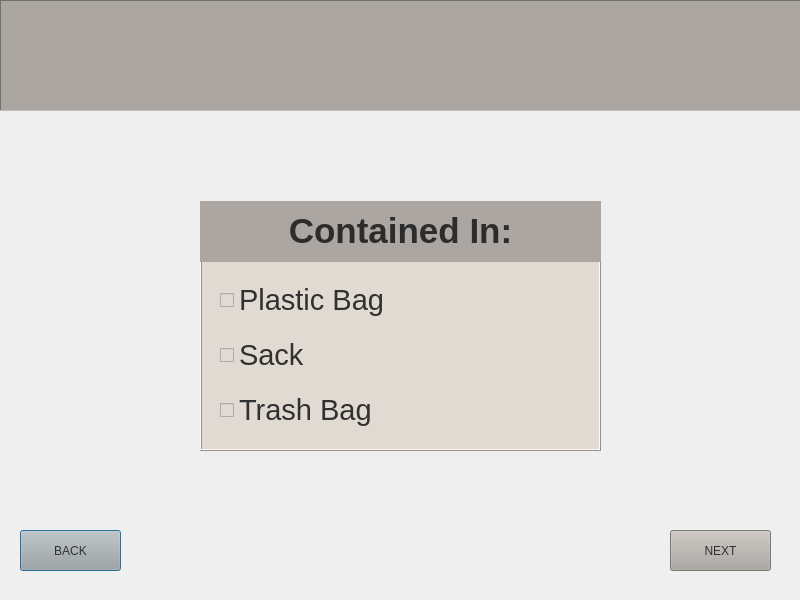
<?xml version="1.0" encoding="UTF-8"?>
<ui version="4.0">
 <class>ContainerChoose</class>
 <widget class="QDialog" name="ContainerChoose">
  <property name="enabled">
   <bool>true</bool>
  </property>
  <property name="geometry">
   <rect>
    <x>0</x>
    <y>0</y>
    <width>800</width>
    <height>600</height>
   </rect>
  </property>
  <property name="sizePolicy">
   <sizepolicy hsizetype="Fixed" vsizetype="Fixed">
    <horstretch>0</horstretch>
    <verstretch>0</verstretch>
   </sizepolicy>
  </property>
  <property name="maximumSize">
   <size>
    <width>800</width>
    <height>600</height>
   </size>
  </property>
  <property name="windowTitle">
   <string>Dialog</string>
  </property>
  <widget class="QPushButton" name="BACK2">
   <property name="geometry">
    <rect>
     <x>20</x>
     <y>530</y>
     <width>101</width>
     <height>41</height>
    </rect>
   </property>
   <property name="palette">
    <palette>
     <active>
      <colorrole role="WindowText">
       <brush brushstyle="SolidPattern">
        <color alpha="255">
         <red>49</red>
         <green>49</green>
         <blue>49</blue>
        </color>
       </brush>
      </colorrole>
      <colorrole role="Button">
       <brush brushstyle="SolidPattern">
        <color alpha="255">
         <red>224</red>
         <green>218</green>
         <blue>211</blue>
        </color>
       </brush>
      </colorrole>
      <colorrole role="Text">
       <brush brushstyle="SolidPattern">
        <color alpha="255">
         <red>49</red>
         <green>49</green>
         <blue>49</blue>
        </color>
       </brush>
      </colorrole>
      <colorrole role="BrightText">
       <brush brushstyle="SolidPattern">
        <color alpha="255">
         <red>85</red>
         <green>85</green>
         <blue>127</blue>
        </color>
       </brush>
      </colorrole>
      <colorrole role="ButtonText">
       <brush brushstyle="SolidPattern">
        <color alpha="255">
         <red>49</red>
         <green>49</green>
         <blue>49</blue>
        </color>
       </brush>
      </colorrole>
      <colorrole role="Base">
       <brush brushstyle="SolidPattern">
        <color alpha="255">
         <red>224</red>
         <green>218</green>
         <blue>211</blue>
        </color>
       </brush>
      </colorrole>
      <colorrole role="Window">
       <brush brushstyle="SolidPattern">
        <color alpha="255">
         <red>224</red>
         <green>218</green>
         <blue>211</blue>
        </color>
       </brush>
      </colorrole>
      <colorrole role="Accent">
       <brush brushstyle="SolidPattern">
        <color alpha="255">
         <red>85</red>
         <green>85</green>
         <blue>127</blue>
        </color>
       </brush>
      </colorrole>
     </active>
     <inactive>
      <colorrole role="WindowText">
       <brush brushstyle="SolidPattern">
        <color alpha="255">
         <red>49</red>
         <green>49</green>
         <blue>49</blue>
        </color>
       </brush>
      </colorrole>
      <colorrole role="Button">
       <brush brushstyle="SolidPattern">
        <color alpha="255">
         <red>224</red>
         <green>218</green>
         <blue>211</blue>
        </color>
       </brush>
      </colorrole>
      <colorrole role="Text">
       <brush brushstyle="SolidPattern">
        <color alpha="255">
         <red>49</red>
         <green>49</green>
         <blue>49</blue>
        </color>
       </brush>
      </colorrole>
      <colorrole role="BrightText">
       <brush brushstyle="SolidPattern">
        <color alpha="255">
         <red>85</red>
         <green>85</green>
         <blue>127</blue>
        </color>
       </brush>
      </colorrole>
      <colorrole role="ButtonText">
       <brush brushstyle="SolidPattern">
        <color alpha="255">
         <red>49</red>
         <green>49</green>
         <blue>49</blue>
        </color>
       </brush>
      </colorrole>
      <colorrole role="Base">
       <brush brushstyle="SolidPattern">
        <color alpha="255">
         <red>224</red>
         <green>218</green>
         <blue>211</blue>
        </color>
       </brush>
      </colorrole>
      <colorrole role="Window">
       <brush brushstyle="SolidPattern">
        <color alpha="255">
         <red>224</red>
         <green>218</green>
         <blue>211</blue>
        </color>
       </brush>
      </colorrole>
      <colorrole role="Accent">
       <brush brushstyle="SolidPattern">
        <color alpha="255">
         <red>85</red>
         <green>85</green>
         <blue>127</blue>
        </color>
       </brush>
      </colorrole>
     </inactive>
     <disabled>
      <colorrole role="Button">
       <brush brushstyle="SolidPattern">
        <color alpha="255">
         <red>224</red>
         <green>218</green>
         <blue>211</blue>
        </color>
       </brush>
      </colorrole>
      <colorrole role="BrightText">
       <brush brushstyle="SolidPattern">
        <color alpha="255">
         <red>85</red>
         <green>85</green>
         <blue>127</blue>
        </color>
       </brush>
      </colorrole>
      <colorrole role="Base">
       <brush brushstyle="SolidPattern">
        <color alpha="255">
         <red>224</red>
         <green>218</green>
         <blue>211</blue>
        </color>
       </brush>
      </colorrole>
      <colorrole role="Window">
       <brush brushstyle="SolidPattern">
        <color alpha="255">
         <red>224</red>
         <green>218</green>
         <blue>211</blue>
        </color>
       </brush>
      </colorrole>
      <colorrole role="Accent">
       <brush brushstyle="SolidPattern">
        <color alpha="255">
         <red>85</red>
         <green>85</green>
         <blue>127</blue>
        </color>
       </brush>
      </colorrole>
     </disabled>
    </palette>
   </property>
   <property name="cursor">
    <cursorShape>PointingHandCursor</cursorShape>
   </property>
   <property name="styleSheet">
    <string notr="true">background-color: rgb(171, 166, 161);</string>
   </property>
   <property name="text">
    <string>BACK</string>
   </property>
  </widget>
  <widget class="QWidget" name="verticalLayoutWidget">
   <property name="geometry">
    <rect>
     <x>0</x>
     <y>0</y>
     <width>801</width>
     <height>111</height>
    </rect>
   </property>
   <layout class="QVBoxLayout" name="verticalLayout">
    <item>
     <widget class="QLabel" name="null_2">
      <property name="font">
       <font>
        <family>Tw Cen MT Condensed</family>
        <pointsize>36</pointsize>
       </font>
      </property>
      <property name="styleSheet">
       <string notr="true">background-color: rgb(171, 166, 161);</string>
      </property>
      <property name="frameShape">
       <enum>QFrame::Panel</enum>
      </property>
      <property name="frameShadow">
       <enum>QFrame::Sunken</enum>
      </property>
      <property name="text">
       <string/>
      </property>
      <property name="alignment">
       <set>Qt::AlignCenter</set>
      </property>
     </widget>
    </item>
   </layout>
  </widget>
  <widget class="QWidget" name="verticalLayoutWidget_2">
   <property name="geometry">
    <rect>
     <x>200</x>
     <y>120</y>
     <width>401</width>
     <height>411</height>
    </rect>
   </property>
   <layout class="QVBoxLayout" name="verticalLayout_2">
    <item>
     <spacer name="spacertop">
      <property name="orientation">
       <enum>Qt::Vertical</enum>
      </property>
      <property name="sizeHint" stdset="0">
       <size>
        <width>20</width>
        <height>40</height>
       </size>
      </property>
     </spacer>
    </item>
    <item>
     <widget class="QFrame" name="contains">
      <property name="enabled">
       <bool>true</bool>
      </property>
      <property name="sizePolicy">
       <sizepolicy hsizetype="Preferred" vsizetype="Preferred">
        <horstretch>0</horstretch>
        <verstretch>0</verstretch>
       </sizepolicy>
      </property>
      <property name="minimumSize">
       <size>
        <width>100</width>
        <height>250</height>
       </size>
      </property>
      <property name="styleSheet">
       <string notr="true">background-color: rgb(224, 218, 211);</string>
      </property>
      <property name="frameShape">
       <enum>QFrame::Box</enum>
      </property>
      <property name="frameShadow">
       <enum>QFrame::Raised</enum>
      </property>
      <widget class="QFrame" name="boxname">
       <property name="geometry">
        <rect>
         <x>0</x>
         <y>0</y>
         <width>401</width>
         <height>61</height>
        </rect>
       </property>
       <property name="styleSheet">
        <string notr="true">background-color: rgb(171, 166, 161);</string>
       </property>
       <property name="frameShape">
        <enum>QFrame::Box</enum>
       </property>
       <property name="frameShadow">
        <enum>QFrame::Raised</enum>
       </property>
       <widget class="QLabel" name="containedin">
        <property name="geometry">
         <rect>
          <x>0</x>
          <y>0</y>
          <width>401</width>
          <height>61</height>
         </rect>
        </property>
        <property name="font">
         <font>
          <pointsize>26</pointsize>
          <bold>true</bold>
         </font>
        </property>
        <property name="text">
         <string>&lt;html&gt;&lt;head/&gt;&lt;body&gt;&lt;p&gt;&lt;span style=&quot; color:#2c2c2c;&quot;&gt;Contained In:&lt;/span&gt;&lt;/p&gt;&lt;/body&gt;&lt;/html&gt;</string>
        </property>
        <property name="alignment">
         <set>Qt::AlignCenter</set>
        </property>
       </widget>
      </widget>
      <widget class="QWidget" name="gridLayoutWidget">
       <property name="geometry">
        <rect>
         <x>20</x>
         <y>70</y>
         <width>361</width>
         <height>171</height>
        </rect>
       </property>
       <layout class="QGridLayout" name="checkboxspacer">
        <item row="0" column="0">
         <widget class="QCheckBox" name="plasticbags">
          <property name="palette">
           <palette>
            <active>
             <colorrole role="WindowText">
              <brush brushstyle="SolidPattern">
               <color alpha="255">
                <red>49</red>
                <green>49</green>
                <blue>49</blue>
               </color>
              </brush>
             </colorrole>
             <colorrole role="Button">
              <brush brushstyle="SolidPattern">
               <color alpha="255">
                <red>224</red>
                <green>218</green>
                <blue>211</blue>
               </color>
              </brush>
             </colorrole>
             <colorrole role="Text">
              <brush brushstyle="SolidPattern">
               <color alpha="255">
                <red>49</red>
                <green>49</green>
                <blue>49</blue>
               </color>
              </brush>
             </colorrole>
             <colorrole role="BrightText">
              <brush brushstyle="SolidPattern">
               <color alpha="255">
                <red>85</red>
                <green>85</green>
                <blue>127</blue>
               </color>
              </brush>
             </colorrole>
             <colorrole role="ButtonText">
              <brush brushstyle="SolidPattern">
               <color alpha="255">
                <red>49</red>
                <green>49</green>
                <blue>49</blue>
               </color>
              </brush>
             </colorrole>
             <colorrole role="Base">
              <brush brushstyle="SolidPattern">
               <color alpha="255">
                <red>224</red>
                <green>218</green>
                <blue>211</blue>
               </color>
              </brush>
             </colorrole>
             <colorrole role="Window">
              <brush brushstyle="SolidPattern">
               <color alpha="255">
                <red>224</red>
                <green>218</green>
                <blue>211</blue>
               </color>
              </brush>
             </colorrole>
             <colorrole role="Accent">
              <brush brushstyle="SolidPattern">
               <color alpha="255">
                <red>85</red>
                <green>85</green>
                <blue>127</blue>
               </color>
              </brush>
             </colorrole>
            </active>
            <inactive>
             <colorrole role="WindowText">
              <brush brushstyle="SolidPattern">
               <color alpha="255">
                <red>49</red>
                <green>49</green>
                <blue>49</blue>
               </color>
              </brush>
             </colorrole>
             <colorrole role="Button">
              <brush brushstyle="SolidPattern">
               <color alpha="255">
                <red>224</red>
                <green>218</green>
                <blue>211</blue>
               </color>
              </brush>
             </colorrole>
             <colorrole role="Text">
              <brush brushstyle="SolidPattern">
               <color alpha="255">
                <red>49</red>
                <green>49</green>
                <blue>49</blue>
               </color>
              </brush>
             </colorrole>
             <colorrole role="BrightText">
              <brush brushstyle="SolidPattern">
               <color alpha="255">
                <red>85</red>
                <green>85</green>
                <blue>127</blue>
               </color>
              </brush>
             </colorrole>
             <colorrole role="ButtonText">
              <brush brushstyle="SolidPattern">
               <color alpha="255">
                <red>49</red>
                <green>49</green>
                <blue>49</blue>
               </color>
              </brush>
             </colorrole>
             <colorrole role="Base">
              <brush brushstyle="SolidPattern">
               <color alpha="255">
                <red>224</red>
                <green>218</green>
                <blue>211</blue>
               </color>
              </brush>
             </colorrole>
             <colorrole role="Window">
              <brush brushstyle="SolidPattern">
               <color alpha="255">
                <red>224</red>
                <green>218</green>
                <blue>211</blue>
               </color>
              </brush>
             </colorrole>
             <colorrole role="Accent">
              <brush brushstyle="SolidPattern">
               <color alpha="255">
                <red>85</red>
                <green>85</green>
                <blue>127</blue>
               </color>
              </brush>
             </colorrole>
            </inactive>
            <disabled>
             <colorrole role="Button">
              <brush brushstyle="SolidPattern">
               <color alpha="255">
                <red>224</red>
                <green>218</green>
                <blue>211</blue>
               </color>
              </brush>
             </colorrole>
             <colorrole role="BrightText">
              <brush brushstyle="SolidPattern">
               <color alpha="255">
                <red>85</red>
                <green>85</green>
                <blue>127</blue>
               </color>
              </brush>
             </colorrole>
             <colorrole role="Base">
              <brush brushstyle="SolidPattern">
               <color alpha="255">
                <red>224</red>
                <green>218</green>
                <blue>211</blue>
               </color>
              </brush>
             </colorrole>
             <colorrole role="Window">
              <brush brushstyle="SolidPattern">
               <color alpha="255">
                <red>224</red>
                <green>218</green>
                <blue>211</blue>
               </color>
              </brush>
             </colorrole>
             <colorrole role="Accent">
              <brush brushstyle="SolidPattern">
               <color alpha="255">
                <red>85</red>
                <green>85</green>
                <blue>127</blue>
               </color>
              </brush>
             </colorrole>
            </disabled>
           </palette>
          </property>
          <property name="font">
           <font>
            <pointsize>22</pointsize>
           </font>
          </property>
          <property name="text">
           <string>Plastic Bag</string>
          </property>
         </widget>
        </item>
        <item row="1" column="0">
         <widget class="QCheckBox" name="sacks">
          <property name="palette">
           <palette>
            <active>
             <colorrole role="WindowText">
              <brush brushstyle="SolidPattern">
               <color alpha="255">
                <red>49</red>
                <green>49</green>
                <blue>49</blue>
               </color>
              </brush>
             </colorrole>
             <colorrole role="Button">
              <brush brushstyle="SolidPattern">
               <color alpha="255">
                <red>224</red>
                <green>218</green>
                <blue>211</blue>
               </color>
              </brush>
             </colorrole>
             <colorrole role="Text">
              <brush brushstyle="SolidPattern">
               <color alpha="255">
                <red>49</red>
                <green>49</green>
                <blue>49</blue>
               </color>
              </brush>
             </colorrole>
             <colorrole role="BrightText">
              <brush brushstyle="SolidPattern">
               <color alpha="255">
                <red>85</red>
                <green>85</green>
                <blue>127</blue>
               </color>
              </brush>
             </colorrole>
             <colorrole role="ButtonText">
              <brush brushstyle="SolidPattern">
               <color alpha="255">
                <red>49</red>
                <green>49</green>
                <blue>49</blue>
               </color>
              </brush>
             </colorrole>
             <colorrole role="Base">
              <brush brushstyle="SolidPattern">
               <color alpha="255">
                <red>224</red>
                <green>218</green>
                <blue>211</blue>
               </color>
              </brush>
             </colorrole>
             <colorrole role="Window">
              <brush brushstyle="SolidPattern">
               <color alpha="255">
                <red>224</red>
                <green>218</green>
                <blue>211</blue>
               </color>
              </brush>
             </colorrole>
             <colorrole role="Accent">
              <brush brushstyle="SolidPattern">
               <color alpha="255">
                <red>85</red>
                <green>85</green>
                <blue>127</blue>
               </color>
              </brush>
             </colorrole>
            </active>
            <inactive>
             <colorrole role="WindowText">
              <brush brushstyle="SolidPattern">
               <color alpha="255">
                <red>49</red>
                <green>49</green>
                <blue>49</blue>
               </color>
              </brush>
             </colorrole>
             <colorrole role="Button">
              <brush brushstyle="SolidPattern">
               <color alpha="255">
                <red>224</red>
                <green>218</green>
                <blue>211</blue>
               </color>
              </brush>
             </colorrole>
             <colorrole role="Text">
              <brush brushstyle="SolidPattern">
               <color alpha="255">
                <red>49</red>
                <green>49</green>
                <blue>49</blue>
               </color>
              </brush>
             </colorrole>
             <colorrole role="BrightText">
              <brush brushstyle="SolidPattern">
               <color alpha="255">
                <red>85</red>
                <green>85</green>
                <blue>127</blue>
               </color>
              </brush>
             </colorrole>
             <colorrole role="ButtonText">
              <brush brushstyle="SolidPattern">
               <color alpha="255">
                <red>49</red>
                <green>49</green>
                <blue>49</blue>
               </color>
              </brush>
             </colorrole>
             <colorrole role="Base">
              <brush brushstyle="SolidPattern">
               <color alpha="255">
                <red>224</red>
                <green>218</green>
                <blue>211</blue>
               </color>
              </brush>
             </colorrole>
             <colorrole role="Window">
              <brush brushstyle="SolidPattern">
               <color alpha="255">
                <red>224</red>
                <green>218</green>
                <blue>211</blue>
               </color>
              </brush>
             </colorrole>
             <colorrole role="Accent">
              <brush brushstyle="SolidPattern">
               <color alpha="255">
                <red>85</red>
                <green>85</green>
                <blue>127</blue>
               </color>
              </brush>
             </colorrole>
            </inactive>
            <disabled>
             <colorrole role="Button">
              <brush brushstyle="SolidPattern">
               <color alpha="255">
                <red>224</red>
                <green>218</green>
                <blue>211</blue>
               </color>
              </brush>
             </colorrole>
             <colorrole role="BrightText">
              <brush brushstyle="SolidPattern">
               <color alpha="255">
                <red>85</red>
                <green>85</green>
                <blue>127</blue>
               </color>
              </brush>
             </colorrole>
             <colorrole role="Base">
              <brush brushstyle="SolidPattern">
               <color alpha="255">
                <red>224</red>
                <green>218</green>
                <blue>211</blue>
               </color>
              </brush>
             </colorrole>
             <colorrole role="Window">
              <brush brushstyle="SolidPattern">
               <color alpha="255">
                <red>224</red>
                <green>218</green>
                <blue>211</blue>
               </color>
              </brush>
             </colorrole>
             <colorrole role="Accent">
              <brush brushstyle="SolidPattern">
               <color alpha="255">
                <red>85</red>
                <green>85</green>
                <blue>127</blue>
               </color>
              </brush>
             </colorrole>
            </disabled>
           </palette>
          </property>
          <property name="font">
           <font>
            <pointsize>22</pointsize>
           </font>
          </property>
          <property name="text">
           <string>Sack</string>
          </property>
         </widget>
        </item>
        <item row="2" column="0">
         <widget class="QCheckBox" name="checkBox">
          <property name="palette">
           <palette>
            <active>
             <colorrole role="WindowText">
              <brush brushstyle="SolidPattern">
               <color alpha="255">
                <red>49</red>
                <green>49</green>
                <blue>49</blue>
               </color>
              </brush>
             </colorrole>
             <colorrole role="Button">
              <brush brushstyle="SolidPattern">
               <color alpha="255">
                <red>224</red>
                <green>218</green>
                <blue>211</blue>
               </color>
              </brush>
             </colorrole>
             <colorrole role="Text">
              <brush brushstyle="SolidPattern">
               <color alpha="255">
                <red>49</red>
                <green>49</green>
                <blue>49</blue>
               </color>
              </brush>
             </colorrole>
             <colorrole role="BrightText">
              <brush brushstyle="SolidPattern">
               <color alpha="255">
                <red>85</red>
                <green>85</green>
                <blue>127</blue>
               </color>
              </brush>
             </colorrole>
             <colorrole role="ButtonText">
              <brush brushstyle="SolidPattern">
               <color alpha="255">
                <red>49</red>
                <green>49</green>
                <blue>49</blue>
               </color>
              </brush>
             </colorrole>
             <colorrole role="Base">
              <brush brushstyle="SolidPattern">
               <color alpha="255">
                <red>224</red>
                <green>218</green>
                <blue>211</blue>
               </color>
              </brush>
             </colorrole>
             <colorrole role="Window">
              <brush brushstyle="SolidPattern">
               <color alpha="255">
                <red>224</red>
                <green>218</green>
                <blue>211</blue>
               </color>
              </brush>
             </colorrole>
             <colorrole role="Accent">
              <brush brushstyle="SolidPattern">
               <color alpha="255">
                <red>85</red>
                <green>85</green>
                <blue>127</blue>
               </color>
              </brush>
             </colorrole>
            </active>
            <inactive>
             <colorrole role="WindowText">
              <brush brushstyle="SolidPattern">
               <color alpha="255">
                <red>49</red>
                <green>49</green>
                <blue>49</blue>
               </color>
              </brush>
             </colorrole>
             <colorrole role="Button">
              <brush brushstyle="SolidPattern">
               <color alpha="255">
                <red>224</red>
                <green>218</green>
                <blue>211</blue>
               </color>
              </brush>
             </colorrole>
             <colorrole role="Text">
              <brush brushstyle="SolidPattern">
               <color alpha="255">
                <red>49</red>
                <green>49</green>
                <blue>49</blue>
               </color>
              </brush>
             </colorrole>
             <colorrole role="BrightText">
              <brush brushstyle="SolidPattern">
               <color alpha="255">
                <red>85</red>
                <green>85</green>
                <blue>127</blue>
               </color>
              </brush>
             </colorrole>
             <colorrole role="ButtonText">
              <brush brushstyle="SolidPattern">
               <color alpha="255">
                <red>49</red>
                <green>49</green>
                <blue>49</blue>
               </color>
              </brush>
             </colorrole>
             <colorrole role="Base">
              <brush brushstyle="SolidPattern">
               <color alpha="255">
                <red>224</red>
                <green>218</green>
                <blue>211</blue>
               </color>
              </brush>
             </colorrole>
             <colorrole role="Window">
              <brush brushstyle="SolidPattern">
               <color alpha="255">
                <red>224</red>
                <green>218</green>
                <blue>211</blue>
               </color>
              </brush>
             </colorrole>
             <colorrole role="Accent">
              <brush brushstyle="SolidPattern">
               <color alpha="255">
                <red>85</red>
                <green>85</green>
                <blue>127</blue>
               </color>
              </brush>
             </colorrole>
            </inactive>
            <disabled>
             <colorrole role="Button">
              <brush brushstyle="SolidPattern">
               <color alpha="255">
                <red>224</red>
                <green>218</green>
                <blue>211</blue>
               </color>
              </brush>
             </colorrole>
             <colorrole role="BrightText">
              <brush brushstyle="SolidPattern">
               <color alpha="255">
                <red>85</red>
                <green>85</green>
                <blue>127</blue>
               </color>
              </brush>
             </colorrole>
             <colorrole role="Base">
              <brush brushstyle="SolidPattern">
               <color alpha="255">
                <red>224</red>
                <green>218</green>
                <blue>211</blue>
               </color>
              </brush>
             </colorrole>
             <colorrole role="Window">
              <brush brushstyle="SolidPattern">
               <color alpha="255">
                <red>224</red>
                <green>218</green>
                <blue>211</blue>
               </color>
              </brush>
             </colorrole>
             <colorrole role="Accent">
              <brush brushstyle="SolidPattern">
               <color alpha="255">
                <red>85</red>
                <green>85</green>
                <blue>127</blue>
               </color>
              </brush>
             </colorrole>
            </disabled>
           </palette>
          </property>
          <property name="font">
           <font>
            <pointsize>22</pointsize>
           </font>
          </property>
          <property name="text">
           <string>Trash Bag</string>
          </property>
         </widget>
        </item>
       </layout>
      </widget>
     </widget>
    </item>
    <item>
     <spacer name="spacermid2">
      <property name="orientation">
       <enum>Qt::Vertical</enum>
      </property>
      <property name="sizeHint" stdset="0">
       <size>
        <width>20</width>
        <height>40</height>
       </size>
      </property>
     </spacer>
    </item>
   </layout>
  </widget>
  <widget class="QPushButton" name="NEXT">
   <property name="geometry">
    <rect>
     <x>670</x>
     <y>530</y>
     <width>101</width>
     <height>41</height>
    </rect>
   </property>
   <property name="palette">
    <palette>
     <active>
      <colorrole role="WindowText">
       <brush brushstyle="SolidPattern">
        <color alpha="255">
         <red>49</red>
         <green>49</green>
         <blue>49</blue>
        </color>
       </brush>
      </colorrole>
      <colorrole role="Button">
       <brush brushstyle="SolidPattern">
        <color alpha="255">
         <red>171</red>
         <green>166</green>
         <blue>161</blue>
        </color>
       </brush>
      </colorrole>
      <colorrole role="Text">
       <brush brushstyle="SolidPattern">
        <color alpha="255">
         <red>49</red>
         <green>49</green>
         <blue>49</blue>
        </color>
       </brush>
      </colorrole>
      <colorrole role="BrightText">
       <brush brushstyle="SolidPattern">
        <color alpha="255">
         <red>85</red>
         <green>85</green>
         <blue>127</blue>
        </color>
       </brush>
      </colorrole>
      <colorrole role="ButtonText">
       <brush brushstyle="SolidPattern">
        <color alpha="255">
         <red>49</red>
         <green>49</green>
         <blue>49</blue>
        </color>
       </brush>
      </colorrole>
      <colorrole role="Base">
       <brush brushstyle="SolidPattern">
        <color alpha="255">
         <red>171</red>
         <green>166</green>
         <blue>161</blue>
        </color>
       </brush>
      </colorrole>
      <colorrole role="Window">
       <brush brushstyle="SolidPattern">
        <color alpha="255">
         <red>171</red>
         <green>166</green>
         <blue>161</blue>
        </color>
       </brush>
      </colorrole>
      <colorrole role="Accent">
       <brush brushstyle="SolidPattern">
        <color alpha="255">
         <red>85</red>
         <green>85</green>
         <blue>127</blue>
        </color>
       </brush>
      </colorrole>
     </active>
     <inactive>
      <colorrole role="WindowText">
       <brush brushstyle="SolidPattern">
        <color alpha="255">
         <red>49</red>
         <green>49</green>
         <blue>49</blue>
        </color>
       </brush>
      </colorrole>
      <colorrole role="Button">
       <brush brushstyle="SolidPattern">
        <color alpha="255">
         <red>171</red>
         <green>166</green>
         <blue>161</blue>
        </color>
       </brush>
      </colorrole>
      <colorrole role="Text">
       <brush brushstyle="SolidPattern">
        <color alpha="255">
         <red>49</red>
         <green>49</green>
         <blue>49</blue>
        </color>
       </brush>
      </colorrole>
      <colorrole role="BrightText">
       <brush brushstyle="SolidPattern">
        <color alpha="255">
         <red>85</red>
         <green>85</green>
         <blue>127</blue>
        </color>
       </brush>
      </colorrole>
      <colorrole role="ButtonText">
       <brush brushstyle="SolidPattern">
        <color alpha="255">
         <red>49</red>
         <green>49</green>
         <blue>49</blue>
        </color>
       </brush>
      </colorrole>
      <colorrole role="Base">
       <brush brushstyle="SolidPattern">
        <color alpha="255">
         <red>171</red>
         <green>166</green>
         <blue>161</blue>
        </color>
       </brush>
      </colorrole>
      <colorrole role="Window">
       <brush brushstyle="SolidPattern">
        <color alpha="255">
         <red>171</red>
         <green>166</green>
         <blue>161</blue>
        </color>
       </brush>
      </colorrole>
      <colorrole role="Accent">
       <brush brushstyle="SolidPattern">
        <color alpha="255">
         <red>85</red>
         <green>85</green>
         <blue>127</blue>
        </color>
       </brush>
      </colorrole>
     </inactive>
     <disabled>
      <colorrole role="Button">
       <brush brushstyle="SolidPattern">
        <color alpha="255">
         <red>171</red>
         <green>166</green>
         <blue>161</blue>
        </color>
       </brush>
      </colorrole>
      <colorrole role="BrightText">
       <brush brushstyle="SolidPattern">
        <color alpha="255">
         <red>85</red>
         <green>85</green>
         <blue>127</blue>
        </color>
       </brush>
      </colorrole>
      <colorrole role="Base">
       <brush brushstyle="SolidPattern">
        <color alpha="255">
         <red>171</red>
         <green>166</green>
         <blue>161</blue>
        </color>
       </brush>
      </colorrole>
      <colorrole role="Window">
       <brush brushstyle="SolidPattern">
        <color alpha="255">
         <red>171</red>
         <green>166</green>
         <blue>161</blue>
        </color>
       </brush>
      </colorrole>
      <colorrole role="Accent">
       <brush brushstyle="SolidPattern">
        <color alpha="255">
         <red>85</red>
         <green>85</green>
         <blue>127</blue>
        </color>
       </brush>
      </colorrole>
     </disabled>
    </palette>
   </property>
   <property name="cursor">
    <cursorShape>PointingHandCursor</cursorShape>
   </property>
   <property name="styleSheet">
    <string notr="true">background-color: rgb(171, 166, 161);</string>
   </property>
   <property name="text">
    <string>NEXT</string>
   </property>
  </widget>
 </widget>
 <resources/>
 <connections>
  <connection>
   <sender>plasticbags</sender>
   <signal>clicked(bool)</signal>
   <receiver>NEXT</receiver>
   <slot>show()</slot>
   <hints>
    <hint type="sourcelabel">
     <x>382</x>
     <y>304</y>
    </hint>
    <hint type="destinationlabel">
     <x>731</x>
     <y>538</y>
    </hint>
   </hints>
  </connection>
  <connection>
   <sender>sacks</sender>
   <signal>clicked(bool)</signal>
   <receiver>NEXT</receiver>
   <slot>show()</slot>
   <hints>
    <hint type="sourcelabel">
     <x>474</x>
     <y>354</y>
    </hint>
    <hint type="destinationlabel">
     <x>719</x>
     <y>539</y>
    </hint>
   </hints>
  </connection>
  <connection>
   <sender>checkBox</sender>
   <signal>clicked(bool)</signal>
   <receiver>NEXT</receiver>
   <slot>show()</slot>
   <hints>
    <hint type="sourcelabel">
     <x>463</x>
     <y>416</y>
    </hint>
    <hint type="destinationlabel">
     <x>712</x>
     <y>543</y>
    </hint>
   </hints>
  </connection>
 </connections>
</ui>
